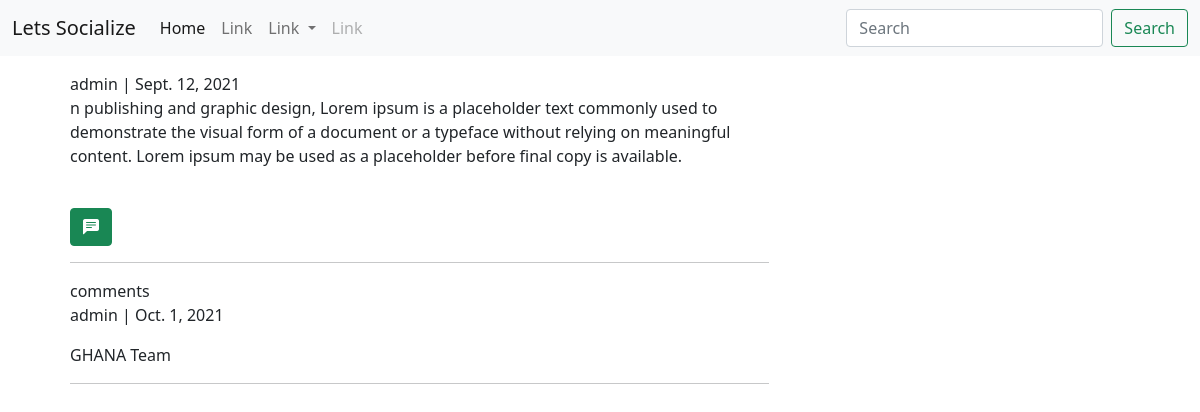
The page /social/13/ on the database its author committed.
### social/models.py (models this page shows)
class Post(models.Model):
  body = models.TextField()
  created_on = models.DateField(default=datetime.now)
  author = models.ForeignKey(User, on_delete=models.CASCADE)

class Comment(models.Model):
  post = models.ForeignKey(Post,on_delete=models.CASCADE)
  body = models.TextField()
  author = models.ForeignKey(User, on_delete=models.CASCADE)
  created_on = models.DateField(default=datetime.now)

### social/views.py (the view)
# urls.py: path('<int:id>/',views.postDetail,name="post_detail"),
def postDetail(request, id):
  post = get_object_or_404(Post, id=id)
  comments = Comment.objects.all()
  form = CommentForm()
  if request.method == 'POST':
    body = request.POST['body']
    author = request.user
    comment = Comment.objects.create(author=author,body=body,post=post)
    comment.save()
    return HttpResponseRedirect(reverse('social:post_detail', args=[post.id]))
  context = {'post':post,'form':form,'comments':comments}
  return render(request,'social/detail.html',context)

### social/forms.py
class CommentForm(ModelForm):
  body = forms.CharField(
    label = '',
    widget=forms.Textarea(attrs={
      'rows':'3',
      'placeholder':'comment'
    })
  )
  class Meta:
    model = Comment
    fields = ['body']

### templates/social/detail.html (shortened to what this page needs)
{% extends 'base.html' %}
{% load crispy_forms_tags  %}
{% block content %}
<div class="container">
  <div class="row m-2 p-2">
    <div class="col-md-8">
      {{ post.author }} | {{ post.created_on }}
     <p class=""> {{ post.body }}</p>
     <br>
     <div x-data="{ open: false }">
      <button @click="open = ! open" class="btn btn-success"> <i class="bi bi-chat-left-text-fill"  ></i>  </button>
    </div>
     <hr>
    </div>
    <div class="col-md-8">
      <span>comments</span>
      <br>
      {% if comments %}
      {% for comment  in comments %}
      <p>{{ comment.author }} | {{ comment.created_on }}</p>
       {{ comment.body }}
       <hr>
      {% endfor %}
      {% endif %}
    </div>
  </div>
</div>
{% endblock %}

### rows shown on the page
Post: author "admin", created_on "Sept. 12, 2021", body "n publishing and graphic design, Lorem ipsum is a placeholder text commonly used to demonstrate the visual form of a document or a typeface without relying on meaningful content. Lorem ipsum may be used as a placeholder before final copy is available."
Comment: author "admin", created_on "Oct. 1, 2021", body "GHANA Team"
